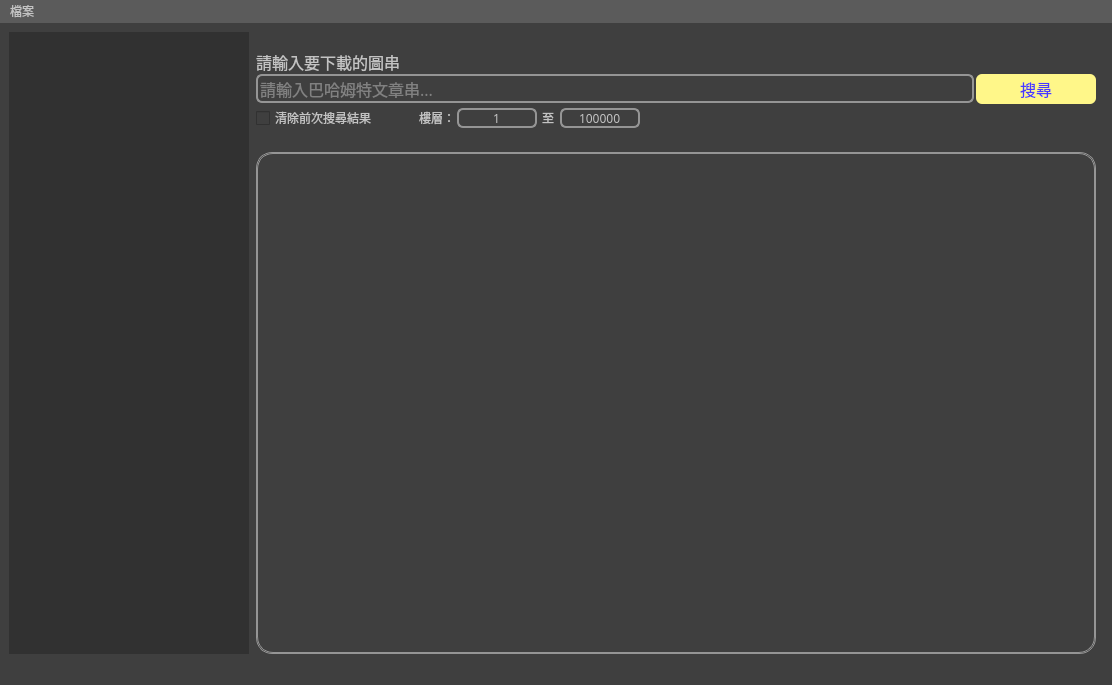
<?xml version="1.0" encoding="UTF-8"?>
<ui version="4.0">
 <class>MainWindow</class>
 <widget class="QMainWindow" name="MainWindow">
  <property name="windowModality">
   <enum>Qt::ApplicationModal</enum>
  </property>
  <property name="geometry">
   <rect>
    <x>0</x>
    <y>0</y>
    <width>1112</width>
    <height>685</height>
   </rect>
  </property>
  <property name="font">
   <font>
    <family>jf open 粉圓 1.1</family>
    <pointsize>11</pointsize>
   </font>
  </property>
  <property name="tabletTracking">
   <bool>false</bool>
  </property>
  <property name="windowTitle">
   <string>MainWindow</string>
  </property>
  <property name="autoFillBackground">
   <bool>false</bool>
  </property>
  <property name="styleSheet">
   <string notr="true">background-color:rgb(63, 63, 63)</string>
  </property>
  <property name="animated">
   <bool>true</bool>
  </property>
  <property name="unifiedTitleAndToolBarOnMac">
   <bool>false</bool>
  </property>
  <widget class="QWidget" name="centralwidget">
   <layout class="QHBoxLayout" name="horizontalLayout_2">
    <property name="spacing">
     <number>0</number>
    </property>
    <item>
     <widget class="QWidget" name="filterWidget" native="true">
      <property name="minimumSize">
       <size>
        <width>240</width>
        <height>0</height>
       </size>
      </property>
      <property name="maximumSize">
       <size>
        <width>280</width>
        <height>16777215</height>
       </size>
      </property>
      <property name="styleSheet">
       <string notr="true">background-color:rgb(49, 49, 49);
</string>
      </property>
      <layout class="QVBoxLayout" name="verticalLayout"/>
     </widget>
    </item>
    <item>
     <layout class="QVBoxLayout" name="verticalLayout_5">
      <property name="leftMargin">
       <number>7</number>
      </property>
      <property name="rightMargin">
       <number>7</number>
      </property>
      <item>
       <layout class="QVBoxLayout" name="centerVerticalLayout">
        <property name="spacing">
         <number>0</number>
        </property>
        <property name="sizeConstraint">
         <enum>QLayout::SetDefaultConstraint</enum>
        </property>
        <property name="topMargin">
         <number>0</number>
        </property>
        <item>
         <widget class="QWidget" name="searchWidget" native="true">
          <property name="minimumSize">
           <size>
            <width>0</width>
            <height>120</height>
           </size>
          </property>
          <layout class="QVBoxLayout" name="verticalLayout_3">
           <property name="spacing">
            <number>7</number>
           </property>
           <property name="leftMargin">
            <number>0</number>
           </property>
           <property name="topMargin">
            <number>7</number>
           </property>
           <property name="rightMargin">
            <number>0</number>
           </property>
           <item>
            <layout class="QVBoxLayout" name="verticalLayout_2">
             <property name="spacing">
              <number>2</number>
             </property>
             <property name="topMargin">
              <number>0</number>
             </property>
             <item>
              <widget class="QLabel" name="searchDisplayLabel">
               <property name="minimumSize">
                <size>
                 <width>0</width>
                 <height>20</height>
                </size>
               </property>
               <property name="maximumSize">
                <size>
                 <width>16777215</width>
                 <height>20</height>
                </size>
               </property>
               <property name="font">
                <font>
                 <family>微軟正黑體</family>
                 <pointsize>12</pointsize>
                </font>
               </property>
               <property name="styleSheet">
                <string notr="true">color:rgb(195, 195, 195)</string>
               </property>
               <property name="text">
                <string>請輸入要下載的圖串</string>
               </property>
              </widget>
             </item>
             <item>
              <layout class="QHBoxLayout" name="searchBarLayout">
               <property name="leftMargin">
                <number>0</number>
               </property>
               <property name="bottomMargin">
                <number>0</number>
               </property>
               <item>
                <widget class="QLineEdit" name="searchTextEdit">
                 <property name="font">
                  <font>
                   <family>jf open 粉圓 1.1</family>
                   <pointsize>12</pointsize>
                  </font>
                 </property>
                 <property name="styleSheet">
                  <string notr="true">color: rgb(195, 195, 195);
border-style: solid;
border-color: rgb(149, 149, 149);
border-width: 2px;
border-radius: 6px;</string>
                 </property>
                 <property name="placeholderText">
                  <string>請輸入巴哈姆特文章串...</string>
                 </property>
                </widget>
               </item>
               <item>
                <widget class="QPushButton" name="searchButton">
                 <property name="minimumSize">
                  <size>
                   <width>120</width>
                   <height>30</height>
                  </size>
                 </property>
                 <property name="font">
                  <font>
                   <family>jf open 粉圓 1.1</family>
                   <pointsize>12</pointsize>
                  </font>
                 </property>
                 <property name="styleSheet">
                  <string notr="true">color:rgb(73, 57, 255);
background-color:rgb(255, 247, 137);
border-style: solid;
border-radius: 6px;</string>
                 </property>
                 <property name="text">
                  <string>搜尋</string>
                 </property>
                </widget>
               </item>
              </layout>
             </item>
             <item>
              <layout class="QHBoxLayout" name="searchDetailLayout">
               <item>
                <widget class="QCheckBox" name="clearPreSeachCheckBox">
                 <property name="font">
                  <font>
                   <family>微軟正黑體</family>
                  </font>
                 </property>
                 <property name="styleSheet">
                  <string notr="true">color:rgb(195, 195, 195)</string>
                 </property>
                 <property name="text">
                  <string>清除前次搜尋結果</string>
                 </property>
                </widget>
               </item>
               <item>
                <spacer name="horizontalSpacer">
                 <property name="orientation">
                  <enum>Qt::Horizontal</enum>
                 </property>
                 <property name="sizeType">
                  <enum>QSizePolicy::Fixed</enum>
                 </property>
                 <property name="sizeHint" stdset="0">
                  <size>
                   <width>40</width>
                   <height>20</height>
                  </size>
                 </property>
                </spacer>
               </item>
               <item>
                <widget class="QLabel" name="floorDisplayLabel">
                 <property name="font">
                  <font>
                   <family>jf open 粉圓 1.1</family>
                  </font>
                 </property>
                 <property name="styleSheet">
                  <string notr="true">color:rgb(195, 195, 195)</string>
                 </property>
                 <property name="text">
                  <string>樓層：</string>
                 </property>
                </widget>
               </item>
               <item>
                <widget class="QSpinBox" name="floorTextEditStart">
                 <property name="minimumSize">
                  <size>
                   <width>80</width>
                   <height>20</height>
                  </size>
                 </property>
                 <property name="maximumSize">
                  <size>
                   <width>16777215</width>
                   <height>20</height>
                  </size>
                 </property>
                 <property name="font">
                  <font>
                   <family>微軟正黑體</family>
                   <pointsize>9</pointsize>
                  </font>
                 </property>
                 <property name="styleSheet">
                  <string notr="true">color: rgb(195, 195, 195);
border-style: solid;
border-color: rgb(149, 149, 149);
border-width: 2px;
border-radius: 6px;</string>
                 </property>
                 <property name="wrapping">
                  <bool>false</bool>
                 </property>
                 <property name="frame">
                  <bool>true</bool>
                 </property>
                 <property name="alignment">
                  <set>Qt::AlignCenter</set>
                 </property>
                 <property name="buttonSymbols">
                  <enum>QAbstractSpinBox::NoButtons</enum>
                 </property>
                 <property name="keyboardTracking">
                  <bool>true</bool>
                 </property>
                 <property name="showGroupSeparator" stdset="0">
                  <bool>false</bool>
                 </property>
                 <property name="minimum">
                  <number>1</number>
                 </property>
                 <property name="value">
                  <number>1</number>
                 </property>
                </widget>
               </item>
               <item>
                <widget class="QLabel" name="floorDisplayLabel_2">
                 <property name="maximumSize">
                  <size>
                   <width>16777215</width>
                   <height>20</height>
                  </size>
                 </property>
                 <property name="font">
                  <font>
                   <family>jf open 粉圓 1.1</family>
                  </font>
                 </property>
                 <property name="styleSheet">
                  <string notr="true">color:rgb(195, 195, 195)</string>
                 </property>
                 <property name="text">
                  <string> 至 </string>
                 </property>
                </widget>
               </item>
               <item>
                <widget class="QSpinBox" name="floorTextEditEnd">
                 <property name="minimumSize">
                  <size>
                   <width>80</width>
                   <height>20</height>
                  </size>
                 </property>
                 <property name="maximumSize">
                  <size>
                   <width>16777215</width>
                   <height>20</height>
                  </size>
                 </property>
                 <property name="font">
                  <font>
                   <family>微軟正黑體</family>
                   <pointsize>9</pointsize>
                  </font>
                 </property>
                 <property name="styleSheet">
                  <string notr="true">color: rgb(195, 195, 195);
border-style: solid;
border-color: rgb(149, 149, 149);
border-width: 2px;
border-radius: 6px;</string>
                 </property>
                 <property name="wrapping">
                  <bool>false</bool>
                 </property>
                 <property name="frame">
                  <bool>true</bool>
                 </property>
                 <property name="alignment">
                  <set>Qt::AlignCenter</set>
                 </property>
                 <property name="buttonSymbols">
                  <enum>QAbstractSpinBox::NoButtons</enum>
                 </property>
                 <property name="keyboardTracking">
                  <bool>true</bool>
                 </property>
                 <property name="showGroupSeparator" stdset="0">
                  <bool>false</bool>
                 </property>
                 <property name="maximum">
                  <number>487630000</number>
                 </property>
                 <property name="value">
                  <number>999999</number>
                 </property>
                </widget>
               </item>
               <item>
                <spacer name="horizontalSpacer_2">
                 <property name="orientation">
                  <enum>Qt::Horizontal</enum>
                 </property>
                 <property name="sizeHint" stdset="0">
                  <size>
                   <width>40</width>
                   <height>20</height>
                  </size>
                 </property>
                </spacer>
               </item>
              </layout>
             </item>
            </layout>
           </item>
          </layout>
         </widget>
        </item>
        <item>
         <widget class="QScrollArea" name="centerScrollArea">
          <property name="styleSheet">
           <string notr="true">border-style: solid;
border-color: rgb(149, 149, 149);
border-width: 1px;
border-radius: 16px;</string>
          </property>
          <property name="horizontalScrollBarPolicy">
           <enum>Qt::ScrollBarAlwaysOff</enum>
          </property>
          <property name="widgetResizable">
           <bool>true</bool>
          </property>
          <property name="alignment">
           <set>Qt::AlignLeading|Qt::AlignLeft|Qt::AlignTop</set>
          </property>
          <widget class="QWidget" name="centerScrollAreaWidgetContents">
           <property name="geometry">
            <rect>
             <x>0</x>
             <y>0</y>
             <width>832</width>
             <height>488</height>
            </rect>
           </property>
          </widget>
         </widget>
        </item>
       </layout>
      </item>
     </layout>
    </item>
   </layout>
  </widget>
  <widget class="QMenuBar" name="menubar">
   <property name="geometry">
    <rect>
     <x>0</x>
     <y>0</y>
     <width>1112</width>
     <height>25</height>
    </rect>
   </property>
   <property name="font">
    <font>
     <family>jf open 粉圓 1.1</family>
     <pointsize>9</pointsize>
    </font>
   </property>
   <property name="styleSheet">
    <string notr="true">color:rgb(195, 195, 195);
background-color:rgba(99, 99, 99, 192)</string>
   </property>
   <widget class="QMenu" name="menu">
    <property name="title">
     <string>檔案</string>
    </property>
   </widget>
   <addaction name="menu"/>
  </widget>
  <widget class="QStatusBar" name="statusbar"/>
 </widget>
 <resources/>
 <connections/>
</ui>
